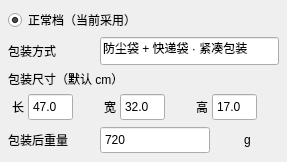
                       <widget class="QFrame" name="normalPackageCard">
                        <property name="sizePolicy">
                         <sizepolicy hsizetype="Expanding" vsizetype="Preferred">
                          <horstretch>1</horstretch>
                          <verstretch>0</verstretch>
                         </sizepolicy>
                        </property>
                        <property name="minimumSize">
                         <size>
                          <width>205</width>
                          <height>0</height>
                         </size>
                        </property>
                        <property name="selected" stdset="0">
                         <bool>true</bool>
                        </property>
                        <layout class="QGridLayout" name="normalPackageLayout" columnstretch="1,1,1">
                         <property name="leftMargin">
                          <number>8</number>
                         </property>
                         <property name="topMargin">
                          <number>8</number>
                         </property>
                         <property name="rightMargin">
                          <number>8</number>
                         </property>
                         <property name="bottomMargin">
                          <number>8</number>
                         </property>
                         <property name="spacing">
                          <number>5</number>
                         </property>
                         <item row="0" column="0" colspan="3">
                          <widget class="QRadioButton" name="radioNormalPackage">
                           <property name="text">
                            <string>正常档（当前采用）</string>
                           </property>
                           <property name="checked">
                            <bool>true</bool>
                           </property>
                          </widget>
                         </item>
                         <item row="1" column="0">
                          <widget class="QLabel" name="lblNormalMethod">
                           <property name="text">
                            <string>包装方式</string>
                           </property>
                          </widget>
                         </item>
                         <item row="1" column="1" colspan="2">
                          <widget class="QLineEdit" name="txtNormalMethod">
                           <property name="sizePolicy">
                            <sizepolicy hsizetype="Expanding" vsizetype="Fixed">
                             <horstretch>0</horstretch>
                             <verstretch>0</verstretch>
                            </sizepolicy>
                           </property>
                           <property name="minimumSize">
                            <size>
                             <width>90</width>
                             <height>28</height>
                            </size>
                           </property>
                           <property name="text">
                            <string>防尘袋 + 快递袋 · 紧凑包装</string>
                           </property>
                          </widget>
                         </item>
                         <item row="2" column="0" colspan="3">
                          <widget class="QLabel" name="lblNormalDims">
                           <property name="text">
                            <string>包装尺寸（默认 cm）</string>
                           </property>
                          </widget>
                         </item>
                         <item row="3" column="0">
                          <layout class="QHBoxLayout" name="layout_spinNormalLengthCm">
                           <property name="spacing">
                            <number>0</number>
                           </property>
                           <property name="leftMargin">
                            <number>0</number>
                           </property>
                           <property name="topMargin">
                            <number>0</number>
                           </property>
                           <property name="rightMargin">
                            <number>0</number>
                           </property>
                           <property name="bottomMargin">
                            <number>0</number>
                           </property>
                           <item>
                            <widget class="QLabel" name="lblNormalLengthCm">
                             <property name="sizePolicy">
                              <sizepolicy hsizetype="Fixed" vsizetype="Preferred">
                               <horstretch>0</horstretch>
                               <verstretch>0</verstretch>
                              </sizepolicy>
                             </property>
                             <property name="minimumSize">
                              <size>
                               <width>20</width>
                               <height>0</height>
                              </size>
                             </property>
                             <property name="maximumSize">
                              <size>
                               <width>24</width>
                               <height>16777215</height>
                              </size>
                             </property>
                             <property name="text">
                              <string>长</string>
                             </property>
                             <property name="alignment">
                              <set>Qt::AlignmentFlag::AlignCenter</set>
                             </property>
                            </widget>
                           </item>
                           <item>
                            <widget class="QDoubleSpinBox" name="spinNormalLengthCm">
                             <property name="sizePolicy">
                              <sizepolicy hsizetype="Expanding" vsizetype="Fixed">
                               <horstretch>0</horstretch>
                               <verstretch>0</verstretch>
                              </sizepolicy>
                             </property>
                             <property name="minimumSize">
                              <size>
                               <width>45</width>
                               <height>28</height>
                              </size>
                             </property>
                             <property name="maximumSize">
                              <size>
                               <width>72</width>
                               <height>30</height>
                              </size>
                             </property>
                             <property name="buttonSymbols">
                              <enum>QAbstractSpinBox::ButtonSymbols::NoButtons</enum>
                             </property>
                             <property name="decimals">
                              <number>1</number>
                             </property>
                             <property name="minimum">
                              <double>0.000000000000000</double>
                             </property>
                             <property name="maximum">
                              <double>999.000000000000000</double>
                             </property>
                             <property name="singleStep">
                              <double>1.000000000000000</double>
                             </property>
                             <property name="value">
                              <double>47.000000000000000</double>
                             </property>
                            </widget>
                           </item>
                           <item>
                            <widget class="QLabel" name="unit_spinNormalLengthCm">
                             <property name="minimumSize">
                              <size>
                               <width>22</width>
                               <height>0</height>
                              </size>
                             </property>
                             <property name="maximumSize">
                              <size>
                               <width>28</width>
                               <height>16777215</height>
                              </size>
                             </property>
                             <property name="visible">
                              <bool>false</bool>
                             </property>
                             <property name="text">
                              <string/>
                             </property>
                             <property name="alignment">
                              <set>Qt::AlignmentFlag::AlignCenter</set>
                             </property>
                             <property name="unitLabel" stdset="0">
                              <bool>true</bool>
                             </property>
                            </widget>
                           </item>
                          </layout>
                         </item>
                         <item row="3" column="1">
                          <layout class="QHBoxLayout" name="layout_spinNormalWidthCm">
                           <property name="spacing">
                            <number>0</number>
                           </property>
                           <property name="leftMargin">
                            <number>0</number>
                           </property>
                           <property name="topMargin">
                            <number>0</number>
                           </property>
                           <property name="rightMargin">
                            <number>0</number>
                           </property>
                           <property name="bottomMargin">
                            <number>0</number>
                           </property>
                           <item>
                            <widget class="QLabel" name="lblNormalWidthCm">
                             <property name="sizePolicy">
                              <sizepolicy hsizetype="Fixed" vsizetype="Preferred">
                               <horstretch>0</horstretch>
                               <verstretch>0</verstretch>
                              </sizepolicy>
                             </property>
                             <property name="minimumSize">
                              <size>
                               <width>20</width>
                               <height>0</height>
                              </size>
                             </property>
                             <property name="maximumSize">
                              <size>
                               <width>24</width>
                               <height>16777215</height>
                              </size>
                             </property>
                             <property name="text">
                              <string>宽</string>
                             </property>
                             <property name="alignment">
                              <set>Qt::AlignmentFlag::AlignCenter</set>
                             </property>
                            </widget>
                           </item>
                           <item>
                            <widget class="QDoubleSpinBox" name="spinNormalWidthCm">
                             <property name="sizePolicy">
                              <sizepolicy hsizetype="Expanding" vsizetype="Fixed">
                               <horstretch>0</horstretch>
                               <verstretch>0</verstretch>
                              </sizepolicy>
                             </property>
                             <property name="minimumSize">
                              <size>
                               <width>45</width>
                               <height>28</height>
                              </size>
                             </property>
                             <property name="maximumSize">
                              <size>
                               <width>72</width>
                               <height>30</height>
                              </size>
                             </property>
                             <property name="buttonSymbols">
                              <enum>QAbstractSpinBox::ButtonSymbols::NoButtons</enum>
                             </property>
                             <property name="decimals">
                              <number>1</number>
                             </property>
                             <property name="minimum">
                              <double>0.000000000000000</double>
                             </property>
                             <property name="maximum">
                              <double>999.000000000000000</double>
                             </property>
                             <property name="singleStep">
                              <double>1.000000000000000</double>
                             </property>
                             <property name="value">
                              <double>32.000000000000000</double>
                             </property>
                            </widget>
                           </item>
                           <item>
                            <widget class="QLabel" name="unit_spinNormalWidthCm">
                             <property name="minimumSize">
                              <size>
                               <width>22</width>
                               <height>0</height>
                              </size>
                             </property>
                             <property name="maximumSize">
                              <size>
                               <width>28</width>
                               <height>16777215</height>
                              </size>
                             </property>
                             <property name="visible">
                              <bool>false</bool>
                             </property>
                             <property name="text">
                              <string/>
                             </property>
                             <property name="alignment">
                              <set>Qt::AlignmentFlag::AlignCenter</set>
                             </property>
                             <property name="unitLabel" stdset="0">
                              <bool>true</bool>
                             </property>
                            </widget>
                           </item>
                          </layout>
                         </item>
                         <item row="3" column="2">
                          <layout class="QHBoxLayout" name="layout_spinNormalHeightCm">
                           <property name="spacing">
                            <number>0</number>
                           </property>
                           <property name="leftMargin">
                            <number>0</number>
                           </property>
                           <property name="topMargin">
                            <number>0</number>
                           </property>
                           <property name="rightMargin">
                            <number>0</number>
                           </property>
                           <property name="bottomMargin">
                            <number>0</number>
                           </property>
                           <item>
                            <widget class="QLabel" name="lblNormalHeightCm">
                             <property name="sizePolicy">
                              <sizepolicy hsizetype="Fixed" vsizetype="Preferred">
                               <horstretch>0</horstretch>
                               <verstretch>0</verstretch>
                              </sizepolicy>
                             </property>
                             <property name="minimumSize">
                              <size>
                               <width>20</width>
                               <height>0</height>
                              </size>
                             </property>
                             <property name="maximumSize">
                              <size>
                               <width>24</width>
                               <height>16777215</height>
                              </size>
                             </property>
                             <property name="text">
                              <string>高</string>
                             </property>
                             <property name="alignment">
                              <set>Qt::AlignmentFlag::AlignCenter</set>
                             </property>
                            </widget>
                           </item>
                           <item>
                            <widget class="QDoubleSpinBox" name="spinNormalHeightCm">
                             <property name="sizePolicy">
                              <sizepolicy hsizetype="Expanding" vsizetype="Fixed">
                               <horstretch>0</horstretch>
                               <verstretch>0</verstretch>
                              </sizepolicy>
                             </property>
                             <property name="minimumSize">
                              <size>
                               <width>45</width>
                               <height>28</height>
                              </size>
                             </property>
                             <property name="maximumSize">
                              <size>
                               <width>72</width>
                               <height>30</height>
                              </size>
                             </property>
                             <property name="buttonSymbols">
                              <enum>QAbstractSpinBox::ButtonSymbols::NoButtons</enum>
                             </property>
                             <property name="decimals">
                              <number>1</number>
                             </property>
                             <property name="minimum">
                              <double>0.000000000000000</double>
                             </property>
                             <property name="maximum">
                              <double>999.000000000000000</double>
                             </property>
                             <property name="singleStep">
                              <double>1.000000000000000</double>
                             </property>
                             <property name="value">
                              <double>17.000000000000000</double>
                             </property>
                            </widget>
                           </item>
                           <item>
                            <widget class="QLabel" name="unit_spinNormalHeightCm">
                             <property name="minimumSize">
                              <size>
                               <width>22</width>
                               <height>0</height>
                              </size>
                             </property>
                             <property name="maximumSize">
                              <size>
                               <width>28</width>
                               <height>16777215</height>
                              </size>
                             </property>
                             <property name="visible">
                              <bool>false</bool>
                             </property>
                             <property name="text">
                              <string/>
                             </property>
                             <property name="alignment">
                              <set>Qt::AlignmentFlag::AlignCenter</set>
                             </property>
                             <property name="unitLabel" stdset="0">
                              <bool>true</bool>
                             </property>
                            </widget>
                           </item>
                          </layout>
                         </item>
                         <item row="4" column="0">
                          <widget class="QLabel" name="lblNormalWeight">
                           <property name="text">
                            <string>包装后重量</string>
                           </property>
                          </widget>
                         </item>
                         <item row="4" column="1" colspan="2">
                          <layout class="QHBoxLayout" name="layout_spinNormalWeightG">
                           <property name="spacing">
                            <number>6</number>
                           </property>
                           <property name="leftMargin">
                            <number>0</number>
                           </property>
                           <property name="topMargin">
                            <number>0</number>
                           </property>
                           <property name="rightMargin">
                            <number>0</number>
                           </property>
                           <property name="bottomMargin">
                            <number>0</number>
                           </property>
                           <item>
                            <widget class="QDoubleSpinBox" name="spinNormalWeightG">
                             <property name="minimumSize">
                              <size>
                               <width>110</width>
                               <height>28</height>
                              </size>
                             </property>
                             <property name="buttonSymbols">
                              <enum>QAbstractSpinBox::ButtonSymbols::NoButtons</enum>
                             </property>
                             <property name="decimals">
                              <number>0</number>
                             </property>
                             <property name="minimum">
                              <double>0.000000000000000</double>
                             </property>
                             <property name="maximum">
                              <double>999999.000000000000000</double>
                             </property>
                             <property name="singleStep">
                              <double>1.000000000000000</double>
                             </property>
                             <property name="value">
                              <double>720.000000000000000</double>
                             </property>
                            </widget>
                           </item>
                           <item>
                            <widget class="QLabel" name="unit_spinNormalWeightG">
                             <property name="minimumSize">
                              <size>
                               <width>28</width>
                               <height>0</height>
                              </size>
                             </property>
                             <property name="text">
                              <string>g</string>
                             </property>
                             <property name="alignment">
                              <set>Qt::AlignmentFlag::AlignCenter</set>
                             </property>
                             <property name="unitLabel" stdset="0">
                              <bool>true</bool>
                             </property>
                            </widget>
                           </item>
                          </layout>
                         </item>
                        </layout>
                       </widget>
